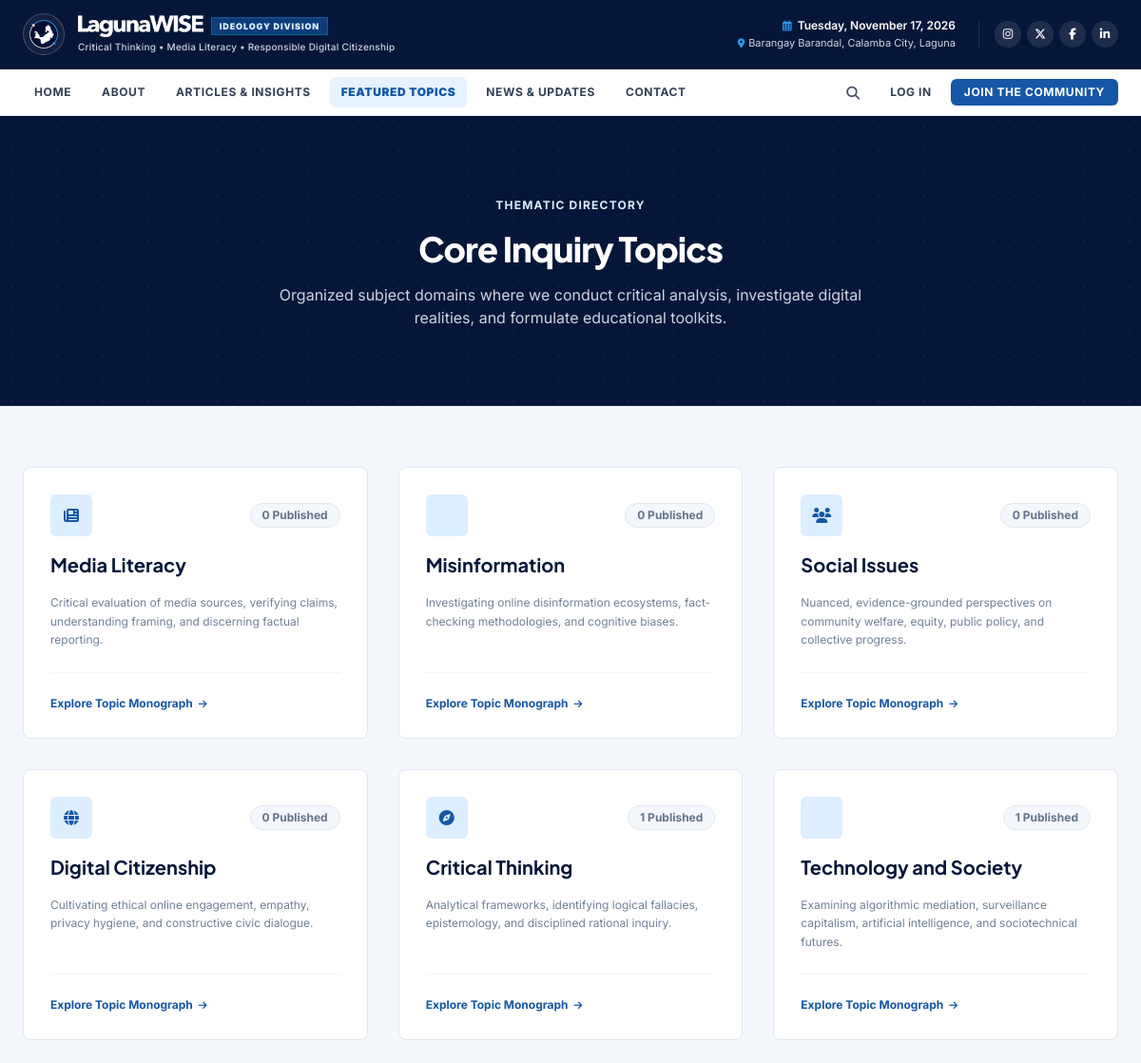
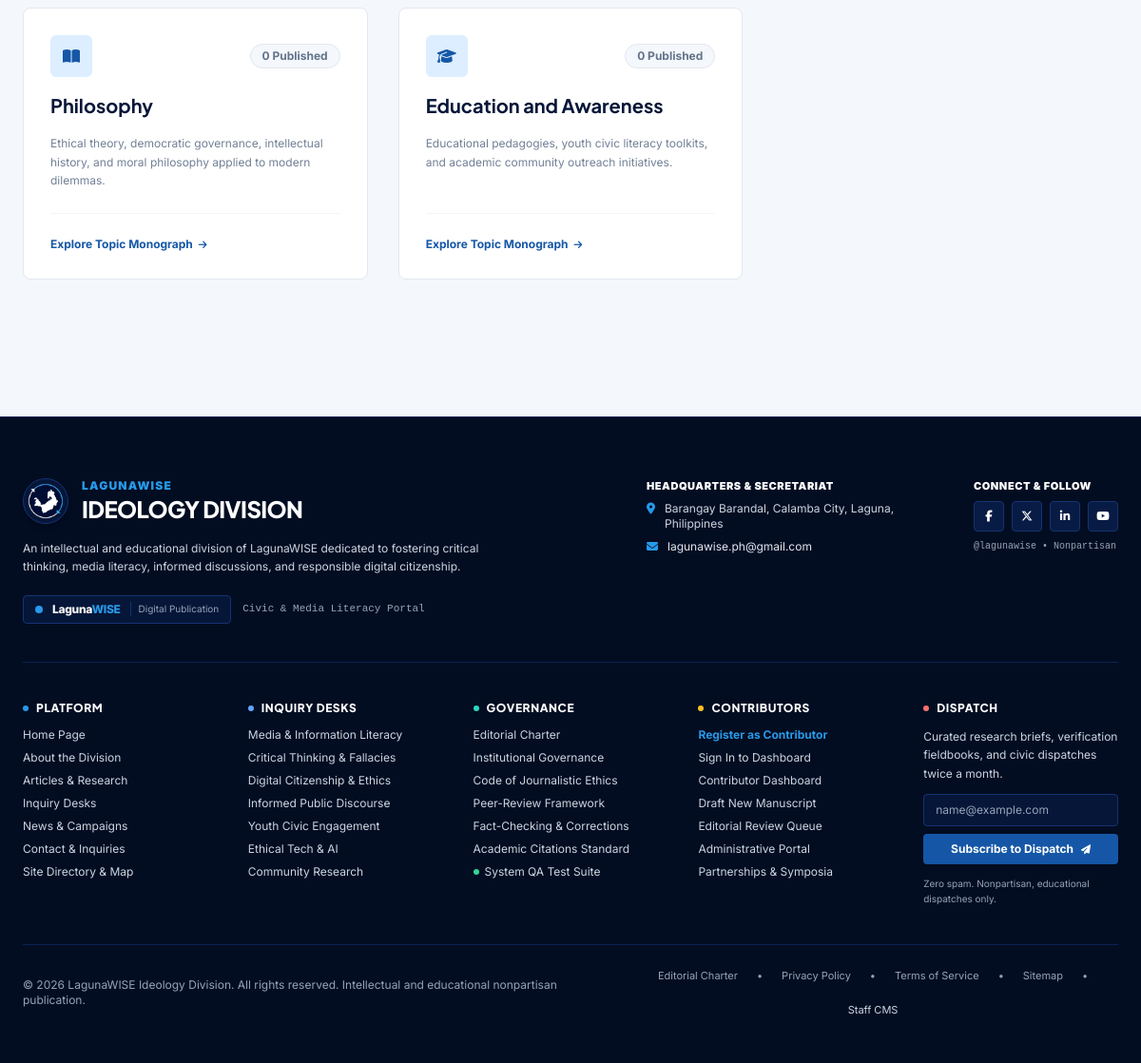
Page /pages/topics.php on the committed database (2 pictures, top to bottom).
### tables this page shows
CREATE TABLE `categories` (
    `id` INT UNSIGNED AUTO_INCREMENT PRIMARY KEY,
    `name` VARCHAR(100) NOT NULL UNIQUE,
    `slug` VARCHAR(120) NOT NULL UNIQUE,
    `description` TEXT NULL,
    `icon` VARCHAR(50) NULL DEFAULT 'book-open',
    `color_hex` VARCHAR(20) NULL DEFAULT '#1557A6',
    `is_featured` TINYINT(1) NOT NULL DEFAULT 0,
    `display_order` INT NOT NULL DEFAULT 0,
    `created_at` TIMESTAMP DEFAULT CURRENT_TIMESTAMP,
    INDEX `idx_categories_slug` (`slug`)
);

### includes/functions.php (called while the page is built, shortened)
<?php
function e(?string $string): string {
    return htmlspecialchars((string)($string ?? ''), ENT_QUOTES, 'UTF-8');
}
function url(string $path = ''): string {
    $base = APP_BASE_URL;
    $path = '/' . ltrim($path, '/');
    return ($base === '' ? '' : $base) . $path;
}

### pages/topics.php (the view, shortened to what this page needs)
<?php
$db = Database::getConnection();
$topics = $db->query("
    SELECT c.*, COUNT(ac.article_id) AS total_articles
    FROM categories c
    LEFT JOIN article_categories ac ON c.id = ac.category_id
    LEFT JOIN articles a ON ac.article_id = a.id AND a.status = 'published'
    GROUP BY c.id
    ORDER BY c.display_order ASC
")->fetchAll();
require_once dirname(__DIR__) . '/includes/header.php';
?>
<section class="bg-navy-900 text-white py-16 sm:py-20 border-b border-navy-800 relative overflow-hidden">
    <div class="absolute inset-0 opacity-10 bg-[radial-gradient(#2799E8_1px,transparent_1px)] [background-size:24px_24px] pointer-events-none"></div>
    <div class="max-w-4xl mx-auto px-4 sm:px-6 relative z-10 text-center space-y-4">
        <span class="text-xs font-bold tracking-widest text-lwblue-ice uppercase">Thematic Directory</span>
        <h1 class="text-3xl sm:text-4xl font-extrabold tracking-tight text-white">
            Core Inquiry Topics
        </h1>
        <p class="text-sm sm:text-base text-slate-300 max-w-2xl mx-auto font-normal">
            Organized subject domains where we conduct critical analysis, investigate digital realities, and formulate educational toolkits.
        </p>
    </div>
</section>
<section class="py-16 bg-surface">
    <div class="max-w-7xl mx-auto px-4 sm:px-6">
        <div class="grid grid-cols-1 md:grid-cols-2 lg:grid-cols-3 gap-8">
            <?php foreach ($topics as $t): ?>
                <div class="bg-white rounded-lg p-6 sm:p-7 border border-slate-200 shadow-xs hover:shadow-md hover:-translate-y-0.5 transition duration-200 flex flex-col justify-between group">
                    <div class="space-y-4">
                        <div class="flex items-center justify-between">
                            <div class="w-11 h-11 rounded-md bg-lwblue-ice text-lwblue flex items-center justify-center text-base font-bold group-hover:bg-lwblue group-hover:text-white transition">
                                <i class="fa-solid fa-<?= e($t['icon'] ?? 'bookmark') ?>"></i>
                            </div>
                            <span class="text-xs font-bold text-slate-500 bg-surface px-3 py-1 rounded-full border border-slate-200">
                                <?= (int)$t['total_articles'] ?> Published
                            </span>
                        </div>
                        <h2 class="text-xl font-bold text-navy-900 group-hover:text-lwblue transition">
                            <a href="<?= url('pages/topic.php?slug=' . urlencode($t['slug'])) ?>">
                                <?= e($t['name']) ?>
                            </a>
                        </h2>
                        <p class="text-xs text-editorial-muted leading-relaxed">
                            <?= e($t['description']) ?>
                        </p>
                    </div>
                    <div class="pt-6 mt-6 border-t border-slate-100 flex items-center justify-between">
                        <a href="<?= url('pages/topic.php?slug=' . urlencode($t['slug'])) ?>" class="text-xs font-bold text-lwblue group-hover:text-navy-900 flex items-center gap-1.5">
                            <span>Explore Topic Monograph</span>
                            <i class="fa-solid fa-arrow-right text-[10px]"></i>
                        </a>
                    </div>
                </div>
            <?php endforeach; ?>
        </div>
    </div>
</section>
<?php require_once dirname(__DIR__) . '/includes/footer.php'; ?>

### includes/header.php (style rules this page uses)
:root { --color-deep-navy: #030D22; --color-primary-navy: #061638; --color-secondary-navy: #0B2252; --color-lw-blue: #1557A6; --color-tech-blue: #2799E8; --color-ice-blue: #DCEEFF; --color-silver: #C5CEDB; --color-bg-light: #F4F7FB; --color-body-text: #26344A; --color-muted-text: #718096; }
body { font-family: 'Inter', sans-serif; color: var(--color-body-text); background-color: var(--color-bg-light); }
h1, h2, h3, h4, .font-heading { font-family: 'Plus Jakarta Sans', sans-serif; }

### rows in the picture
categories: total_articles "0", name "Media Literacy", description "Critical evaluation of media sources, verifying claims, understanding framing, and discerning factual reporting."
categories: total_articles "0", name "Misinformation", description "Investigating online disinformation ecosystems, fact-checking methodologies, and cognitive biases."
categories: total_articles "0", name "Social Issues", description "Nuanced, evidence-grounded perspectives on community welfare, equity, public policy, and collective progress."
categories: total_articles "0", name "Digital Citizenship", description "Cultivating ethical online engagement, empathy, privacy hygiene, and constructive civic dialogue."
categories: total_articles "1", name "Critical Thinking", description "Analytical frameworks, identifying logical fallacies, epistemology, and disciplined rational inquiry."
categories: total_articles "1", name "Technology and Society", description "Examining algorithmic mediation, surveillance capitalism, artificial intelligence, and sociotechnical futures."
categories: total_articles "0", name "Philosophy", description "Ethical theory, democratic governance, intellectual history, and moral philosophy applied to modern dilemmas."
categories: total_articles "0", name "Education and Awareness", description "Educational pedagogies, youth civic literacy toolkits, and academic community outreach initiatives."

### other values in the picture
get_setting('contact_email', 'lagunawise.ph@gmail.com') "lagunawise.ph@gmail.com"
